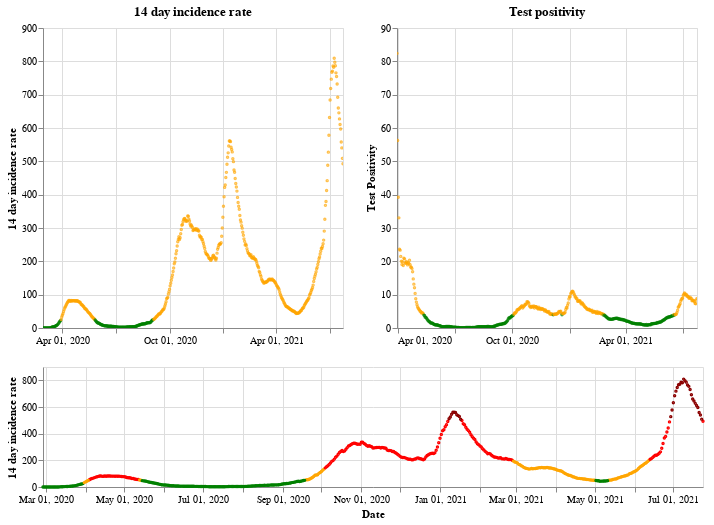

Here is the notebook cell this chart was saved with:
### Markdown cell above
## Scotland

### Code cell
plot_traffic_light('Scotland')

### Figure 1 — Vega-Lite specification as saved in the notebook (floating-point values rounded to 4 significant figures; data arrays with more than 128 entries replaced by an {"elided": "..."} marker saying what was removed)
{"config": {"view": {"continuousWidth": 400, "continuousHeight": 300}}, "vconcat": [{"hconcat": [{"mark": {"type": "point", "size": 2}, "encoding": {"color": {"condition": {"value": "green", "test": "(datum.twoWeeklyCasesRate <= 25)"}, "value": "orange"}, "tooltip": [{"type": "nominal", "field": "areaName"}, {"type": "temporal", "field": "date"}, {"type": "quantitative", "field": "twoWeeklyCasesRate"}, {"type": "quantitative", "field": "testPositivity"}], "x": {"type": "temporal", "axis": {"title": ""}, "field": "date", "scale": {"domain": {"selection": "DateBrush"}}, "timeUnit": "yearmonthdate"}, "y": {"type": "quantitative", "axis": {"title": "14 day incidence rate"}, "field": "twoWeeklyCasesRate"}}, "title": "14 day incidence rate", "width": 300}, {"mark": {"type": "point", "size": 2}, "encoding": {"color": {"condition": {"value": "green", "test": "(datum.testPositivity <= 4)"}, "value": "orange"}, "tooltip": [{"type": "nominal", "field": "areaName"}, {"type": "temporal", "field": "date"}, {"type": "quantitative", "field": "twoWeeklyCasesRate"}, {"type": "quantitative", "field": "testPositivity"}], "x": {"type": "temporal", "axis": {"title": ""}, "field": "date", "scale": {"domain": {"selection": "DateBrush"}}, "timeUnit": "yearmonthdate"}, "y": {"type": "quantitative", "axis": {"title": "Test Positivity"}, "field": "testPositivity"}}, "title": "Test positivity", "width": 300}]}, {"layer": [{"mark": {"type": "point", "size": 2}, "encoding": {"color": {"condition": {"value": "orange", "test": "(((datum.testPositivity < 4) && (datum.twoWeeklyCasesRate >= 50)) && (datum.twoWeeklyCasesRate < 200))"}, "value": "red"}, "opacity": {"condition": {"value": 1, "test": "((datum.twoWeeklyCasesRate >= 50) && (datum.twoWeeklyCasesRate < 500))"}, "value": 0}, "tooltip": [{"type": "nominal", "field": "areaName"}, {"type": "temporal", "field": "date"}, {"type": "quantitative", "field": "twoWeeklyCasesRate"}, {"type": "quantitative", "field": "testPositivity"}], "x": {"type": "temporal", "axis": {"title": "Date"}, "field": "date", "timeUnit": "yearmonthdate"}, "y": {"type": "quantitative", "axis": {"title": "14 day incidence rate"}, "field": "twoWeeklyCasesRate"}}, "selection": {"DateBrush": {"type": "interval", "encodings": ["x"], "fields": ["Time"]}}}, {"mark": {"type": "point", "size": 2}, "encoding": {"color": {"value": "darkred"}, "opacity": {"condition": {"value": 1, "test": "(datum.twoWeeklyCasesRate >= 500)"}, "value": 0}, "tooltip": [{"type": "nominal", "field": "areaName"}, {"type": "temporal", "field": "date"}, {"type": "quantitative", "field": "twoWeeklyCasesRate"}, {"type": "quantitative", "field": "testPositivity"}], "x": {"type": "temporal", "axis": {"title": "Date"}, "field": "date", "timeUnit": "yearmonthdate"}, "y": {"type": "quantitative", "axis": {"title": "14 day incidence rate"}, "field": "twoWeeklyCasesRate"}}}, {"mark": {"type": "point", "size": 2}, "encoding": {"color": {"condition": {"value": "green", "test": "((datum.testPositivity < 4) && (datum.twoWeeklyCasesRate < 50))"}, "value": "orange"}, "opacity": {"condition": {"value": 1, "test": "(datum.twoWeeklyCasesRate < 50)"}, "value": 0}, "tooltip": [{"type": "nominal", "field": "areaName"}, {"type": "temporal", "field": "date"}, {"type": "quantitative", "field": "twoWeeklyCasesRate"}, {"type": "quantitative", "field": "testPositivity"}], "x": {"type": "temporal", "axis": {"title": "Date"}, "field": "date", "timeUnit": "yearmonthdate"}, "y": {"type": "quantitative", "axis": {"title": "14 day incidence rate"}, "field": "twoWeeklyCasesRate"}}}], "height": 120, "width": 660}], "data": {"name": "data-01172cdfc18c4c3902f400d779a7c0cd"}, "$schema": "https://vega.github.io/schema/vega-lite/v4.8.1.json", "datasets": {"data-01172cdfc18c4c3902f400d779a7c0cd": {"elided": "513 records"}}}
